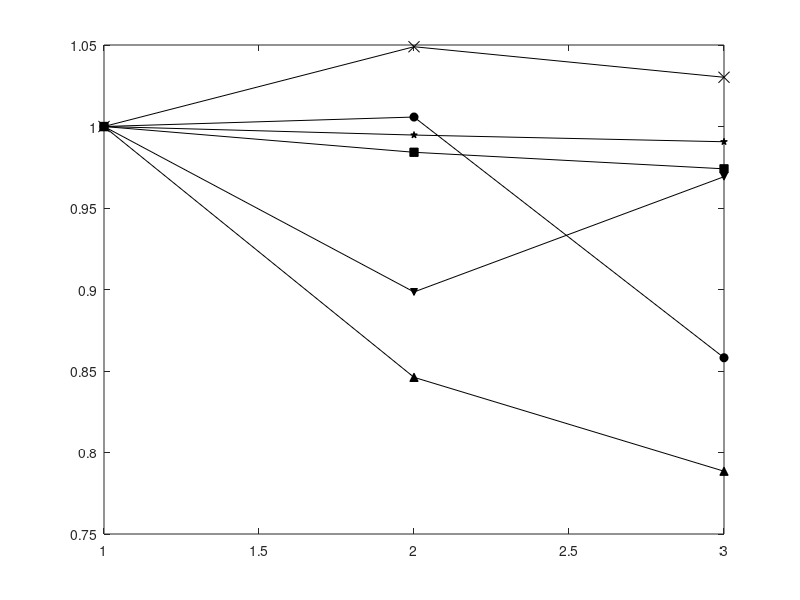

The MATLAB script that drew this image: (Note: this script raises an error after producing the figure.)
% Figure 1G: Entropy Change

%% load data for plotting
load("b1_norm_data");
load("b2_norm_data");
load("b3_norm_data");
load("b4_norm_data");
load("b5_norm_data");
load("b6_norm_data");

%% plot
figure
h1 = plot(b1_norm_data,'-o','Color',[0 0 0], 'MarkerSize', 6, ...
    'MarkerFaceColor', [0 0 0], 'MarkerEdgeColor',[0 0 0]);
hold on
h2 = plot(b2_norm_data,'-square','Color',[0 0 0], 'MarkerSize', 6, ...
    'MarkerFaceColor', [0 0 0], 'MarkerEdgeColor',[0 0 0]);
hold on
h3 = plot(b3_norm_data,'-x','Color',[0 0 0], 'MarkerSize', 8, ...
    'MarkerFaceColor', [0 0 0], 'MarkerEdgeColor',[0 0 0]);
hold on
h4 = plot(b4_norm_data,'-^','Color',[0 0 0], 'MarkerSize', 6, ...
    'MarkerFaceColor', [0 0 0], 'MarkerEdgeColor',[0 0 0]);
hold on
h5 = plot(b5_norm_data,'-pentagram','Color',[0 0 0], 'MarkerSize', 5, ...
    'MarkerFaceColor', [0 0 0], 'MarkerEdgeColor',[0 0 0]);
hold on
h6 = plot(b6_norm_data,'-v','Color',[0 0 0], 'MarkerSize', 5, ...
    'MarkerFaceColor', [0 0 0], 'MarkerEdgeColor',[0 0 0]);

yline(b1_norm_data(1,1),'k--','LineWidth',1); 
yticklabels({'','-0.2', '','-0.1','','0',''});

box off
xticks([1 2 3]);
set(gca,'XTickLabel', {'MA','MF','MM'});
ylabel('Entropy Change [%]');
xlabel('Social Context');

legend([h1,h2,h3,h4,h5,h6],'bird 1','bird 2','bird 3','bird 4','bird 5','bird 6',...
    'NumColumns',2,'Location','southwest','Orientation','horizontal');



